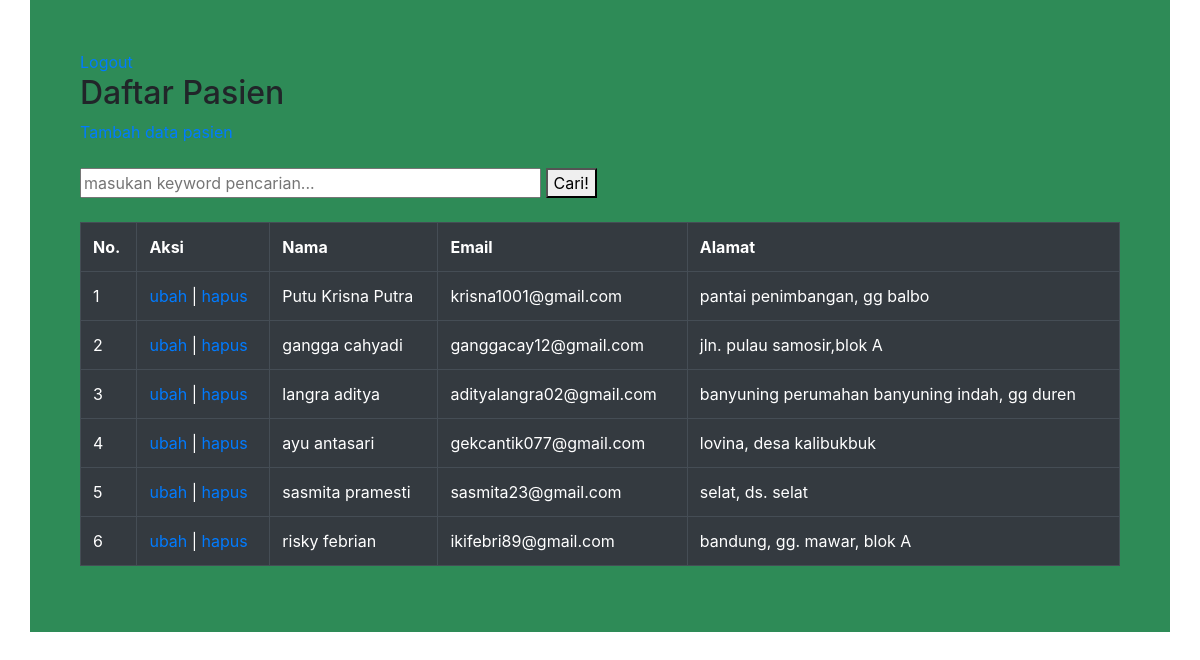
The app's page /index.php (signed in) with its own data.
### tables this page shows
CREATE TABLE `pasien` (
  `id` int(11) NOT NULL,
  `nama` varchar(200) NOT NULL,
  `email` varchar(100) DEFAULT NULL,
  `alamat` varchar(100) NOT NULL
);

### functions.php (called while the page is built, shortened)
<?php
$conn = mysqli_connect("localhost", "root", "", "phpdasar");
function query($query) {
    global $conn;
    $result = mysqli_query($conn, $query);
    $rows = [];
    while( $row = mysqli_fetch_assoc($result) ) {
        $rows[] = $row;
    }
    return $rows;
}
?>

### index.php (the view, shortened to what this page needs)
<?php
require 'functions.php';
$pasien = query("SELECT * FROM pasien");
?>
<!DOCTYPE html>
<html>
<head>
  <link rel="stylesheet" href="https://maxcdn.bootstrapcdn.com/bootstrap/4.5.2/css/bootstrap.min.css">
  <link rel="stylesheet" type="text/css" href="index.css">
</head>
<body bgcolor="green">
<div class="container">
<a href="logout.php">Logout</a>
<h2>Daftar Pasien</h2>
<a href="tambah.php">Tambah data pasien</a>
<br><br>
<form action="" method="post">
    <input type="text" name="keyword" size="40" autofocus placeholder="masukan keyword pencarian..." autocomplete="off">
    <button type="submit" name="cari">Cari!</button>
</form>
<br>
<table  class="table table-dark table-hover" border="1" cellpadding="10" cellspacing="0" >
<tr>
    <th>No.</th>
    <th>Aksi</th>
    <th>Nama</th>
    <th>Email</th>
    <th>Alamat</th>
</tr>
<?php $i = 1; ?>
<?php foreach( $pasien as $row ) : ?>
<tr>
    <td><?= $i; ?></td>
    <td>
        <a href="ubah.php?id=<?= $row["id"]; ?>">ubah</a> |
        <a href="hapus.php?id=<?= $row["id"]; ?>" onclick="
        return confirm('apa anda yakin?');">hapus</a>
    </td>
    <td><?= $row["nama"] ?></td>
    <td><?= $row["email"] ?></td>
    <td><?= $row["alamat"] ?></td>
</tr>
<?php $i++; ?>
<?php endforeach; ?>
</table>
</div>
</body>
</html>

### index.css (style rules this page uses)
.container { width: auto; padding: 50px; background-color: seagreen; }

### records on screen
pasien: nama "Putu Krisna Putra", email "krisna1001@gmail.com", alamat "pantai penimbangan, gg balbo"
pasien: nama "gangga cahyadi", email "ganggacay12@gmail.com", alamat "jln. pulau samosir,blok A"
pasien: nama "langra aditya", email "adityalangra02@gmail.com", alamat "banyuning perumahan banyuning indah, gg duren"
pasien: nama "ayu antasari", email "gekcantik077@gmail.com", alamat "lovina, desa kalibukbuk"
pasien: nama "sasmita pramesti", email "sasmita23@gmail.com", alamat "selat, ds. selat"
pasien: nama "risky febrian", email "ikifebri89@gmail.com", alamat "bandung, gg. mawar, blok A"
